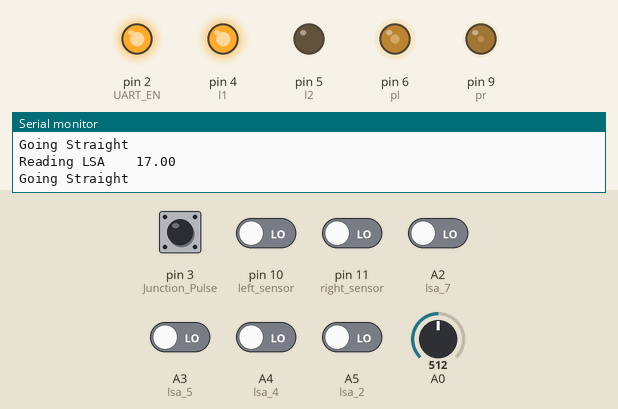
This sketch was run on a simulated Arduino Uno, built with avr-gcc and run on an emulated ATmega328P. Shown: output pins drawn as LEDs (lit = HIGH), the last lines printed to the serial monitor. Inputs (shaded band) come from the test bench; at power-on: A2 (lsa_7), A3 (lsa_5), A4 (lsa_4), A5 (lsa_2), pin 3 (Junction_Pulse), pin 10 (left_sensor), pin 11 (right_sensor) LOW, A0 = 512. Pins used as bus, display or sensor lines are not drawn.

Above: at 1.2 s.
1.3 s: A0 set to 700
At 1.47 s:
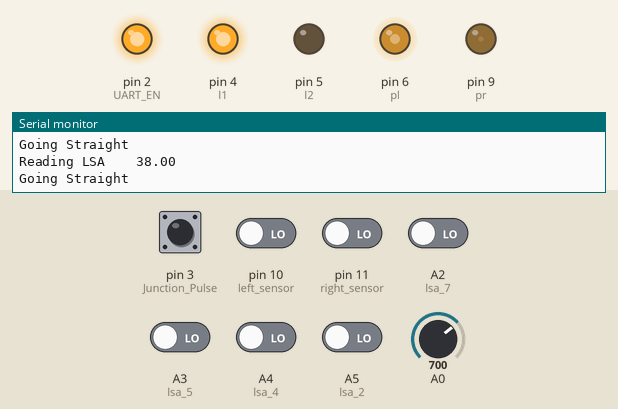
3.5 s: pin 3 (Junction_Pulse) pulled HIGH for 0.15 s
At 3.71 s:
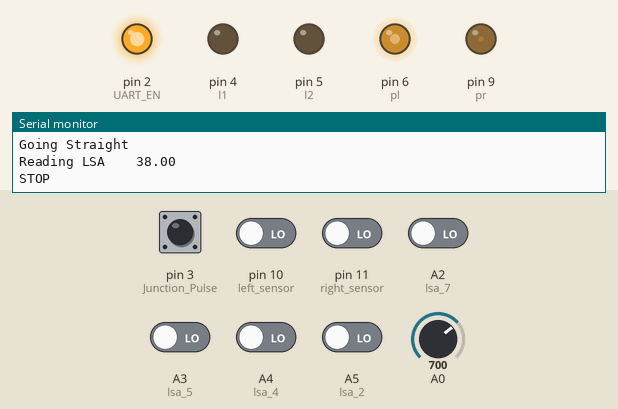
5.4 s: A0 set to 455
6.9 s: A0 set to 426
At 8.0 s:
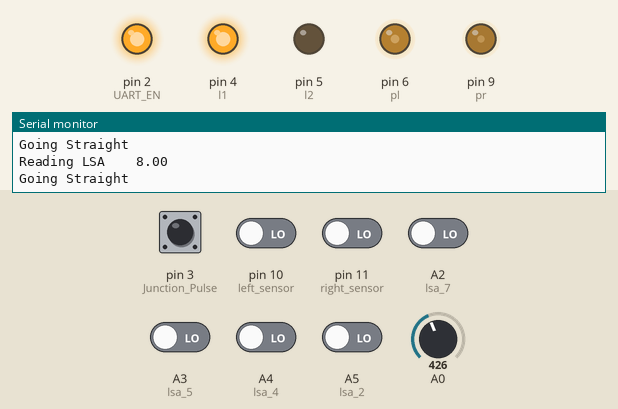
8.4 s: pin 3 (Junction_Pulse) pulled HIGH for 1 s
At 9.3 s:
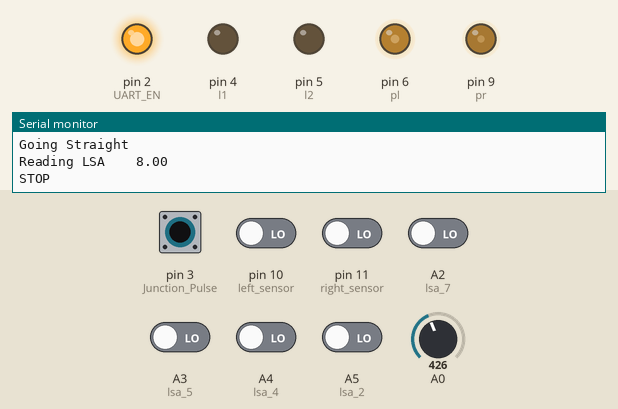
11.0 s: A0 set to 710
At 11.2 s:
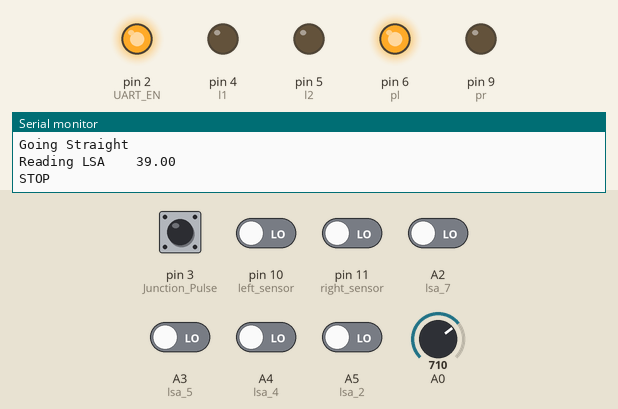
Timing chart, 0 to 13.8 s (numbered marks = the images above; inputs shaded):
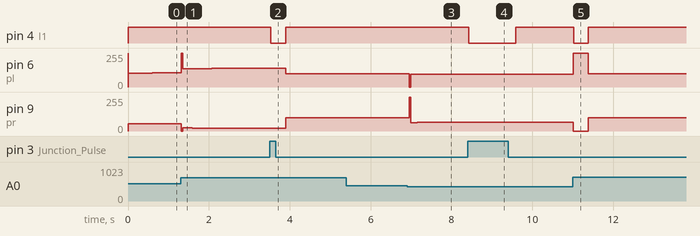

Measured:
- the behaviour switches between 438 and 437 on A0 (found by bisection; images 2 and 3)
- after the input at 1.3 s, pin 6 (pl): 106/255 → 136/255 at once, → 137/255 0.28 s later, → 138/255 0.24 s later, → 139/255 0.24 s later; pin 9 (pr): 53/255 → 23/255 at once, → 22/255 0.28 s later, → 21/255 0.24 s later, → 20/255 0.24 s later
- after the input at 3.5 s, pin 4 (l1): HIGH → LOW at once, → HIGH 0.37 s later; pin 6 (pl): 139/255 → 100/255 after 0.40 s; pin 9 (pr): 20/255 → 100/255 after 0.40 s
- after the input at 6.9 s, pin 6 (pl): 100/255 → 96/255 after 0.06 s, → 95/255 0.19 s later, → 94/255 0.19 s later; pin 9 (pr): 100/255 → 63/255 after 0.06 s, → 64/255 0.19 s later, → 65/255 0.19 s later
- after the input at 8.4 s, pin 4 (l1): HIGH → LOW at once, → HIGH 1.2 s later
- after the input at 11.0 s, pin 4 (l1): HIGH → LOW at once, → HIGH 0.37 s later; pin 6 (pl): 94/255 → 255/255 at once, → 100/255 0.37 s later; pin 9 (pr): 65/255 → 0/255 at once, → 100/255 0.37 s later

The sketch:

meshmerize_2.ino
```cpp
// Shivam Kurzekar
int value = 0;
String binary = "00000000";
const int l1 = 4, l2 = 5, pl = 6, r1 = 8, r2 = 7, pr = 9, Junction_Pulse = 3, UART_EN = 2;
float x, y, error_pwm = 0, error_sum = 0, previous_error = 0;
const int left_sensor = 10, right_sensor = 11, lsa_2 = A5, lsa_4 = A4, lsa_5 = A3, lsa_7 = A2;
int Junction = 0;
float p_error = 0, i_error = 0, d_error = 0, total_error = 0;
float average_pwm = 80, left_pwm = 0, right_pwm = 0, rotational_pwm = 100;
boolean lsv = 0, rsv = 0, lsa_2v = 0, lsa_4v = 0, lsa_5v = 0, lsa_7v = 0;        //left_sensor_value(lsv)

float kp = 1.4;
float ki = 0.008;
float kd = 20;
int i = 0, array_size = 20;
int sum[20];


void setup() {
  // put your setup code here, to run once:
  Serial.begin(9600);
  pinMode(l1, OUTPUT);
  pinMode(l2, OUTPUT);
  pinMode(pl, OUTPUT);
  pinMode(r1, OUTPUT);
  pinMode(r2, OUTPUT);
  pinMode(pr, OUTPUT);
  pinMode(Junction_Pulse, INPUT);
  pinMode(UART_EN, OUTPUT);
  pinMode(left_sensor, INPUT);
  pinMode(right_sensor, INPUT);
  pinMode(lsa_2, INPUT);
  pinMode(lsa_4, INPUT);
  pinMode(lsa_5, INPUT);
  pinMode(lsa_7, INPUT);
  for (int i = 0; i < array_size; i++)
  {
    sum[i] = 0;
  }
  digitalWrite(UART_EN, HIGH);

}

void loop() {
  // put your main code here, to run repeatedly:
  go_straight();

  if (digitalRead(Junction_Pulse) == HIGH || analogRead(A0) > 700)
  {
    Stop();
    delay(50);
    read_sensor_values();
    Junction = detect_Junction();
    if (Junction == 1 || Junction == 3 || Junction == 4)
    {
      Slight_left();
    }

    else if (Junction == 6 || Junction == 5)
    {
      Slight_left();
    }
    else if (analogRead(A0) > 690)
    {
      Sharp_right();
    }
  }
}


void Stop()
{
  Serial.println("STOP");
  digitalWrite(l1, LOW);
  digitalWrite(l2, LOW);
  digitalWrite(r1, LOW);
  digitalWrite(r2, LOW);
  delay(300);
}

int detect_Junction()
{
  Serial.println("identifying Junction");
  int i = 0;
  if (lsa_2v && lsa_4v && lsa_5v && lsa_7v)      //T junction
  {
    i = 1;
  }
  else if (!lsa_2v  && lsa_5v && lsa_7v && !lsv)        // Right
  {
    i = 2;
  }
  else if (lsa_2v && lsa_4v  && !lsa_7v && !rsv)        // Left
  {
    i = 3;
  }
  else if (lsa_2v && lsa_4v  && !lsa_7v && rsv )          // left and 135
  {
    i = 4;
  }
  else if (!lsa_2v  && lsa_5v && lsa_7v && lsv)         //right and 135
  {
    i = 5;
  }
  else if ((lsv && rsv) || ((digitalRead(Junction_Pulse) == HIGH) && (digitalRead(lsa_2) == HIGH || digitalRead(lsa_7) == HIGH))) //Y JUNCTION
  {
    i = 6;
  }
  Serial.println("Junction is :-  ");
  Serial.println(i);
  return i;
}

int Read_LSA()
{
  Serial.print("Reading LSA    ");
  x = 0;
  for (int k = 0; k <= 5; k++)
  {
    x = analogRead(A0) + x;
  }
  x = x / 6;
  y = map(x, 20, 670, 0, 70);
  Serial.println(y - 35);
  return (y - 35);
}
void read_sensor_values()
{
  Serial.println("Reading Sensors");
  lsa_2v = digitalRead(lsa_2);             //LSA
  lsa_4v = digitalRead(lsa_4);
  lsa_5v = digitalRead(lsa_5);
  lsa_7v = digitalRead(lsa_7);
  lsv = digitalRead(left_sensor);          //read IR
  rsv = digitalRead(right_sensor);
}


void go_straight()
{
  Serial.println("Going Straight");
  error_pwm = Read_LSA();
  //Serial.println(error_pwm);
  sum[i] = error_pwm;
  error_sum = 0;
  for (int n = 0; n < array_size; n++)
  {
    error_sum = sum[n] + error_sum;
  }

  p_error = kp * error_pwm;
  i_error = ki * error_sum;
  d_error = kd * (error_pwm - previous_error);
  total_error = p_error + i_error + d_error;
  previous_error = error_pwm;
  left_pwm = (average_pwm + total_error);
  right_pwm = (average_pwm - total_error);
  left_pwm = constrain(left_pwm, 0, 255);
  right_pwm = constrain(right_pwm, 0, 255);
  analogWrite(pl, left_pwm);
  analogWrite(pr, right_pwm);

  digitalWrite(l1, HIGH);
  digitalWrite(l2, LOW);
  digitalWrite(r1, HIGH);
  digitalWrite(r2, LOW);
  i++;
  if (i > array_size)
  {
    i = 0;
  }
}

void Slight_left()
{
  Serial.println("Taking Slight LEFT");
  int x = Read_LSA();
  analogWrite(pl, rotational_pwm);
    analogWrite(pr, rotational_pwm);
    digitalWrite(l1, LOW);
    digitalWrite(l2, LOW);
    digitalWrite(r1, HIGH);
    digitalWrite(r2, LOW);
    delay(500);
  while (1)
  {
    analogWrite(pl, rotational_pwm);
    analogWrite(pr, rotational_pwm);
    digitalWrite(l1, LOW);
    digitalWrite(l2, LOW);
    digitalWrite(r1, HIGH);
    digitalWrite(r2, LOW);
    x = Read_LSA();
    if ((digitalRead(Junction_Pulse) == LOW) && (x > -10) && (x < 25))
    {
      break;
    }
  }
}

void Sharp_right()
{
  Serial.println("Taking Sharp RIGHT");
  analogWrite(pl, rotational_pwm);
  analogWrite(pr, rotational_pwm);
  digitalWrite(l1, HIGH);
  digitalWrite(l2, LOW);
  digitalWrite(r1, LOW);
  digitalWrite(r2, HIGH);
  delay(500);
  int x = Read_LSA();
  while (1)
  {
    analogWrite(pl, rotational_pwm);
    analogWrite(pr, rotational_pwm);
    digitalWrite(l1, HIGH);
    digitalWrite(l2, LOW);
    digitalWrite(r1, LOW);
    digitalWrite(r2, HIGH);
    x = Read_LSA();
    if ((digitalRead(Junction_Pulse) == LOW) && (x > -10) && (x < 10))
    {
      break;
    }
  }
}
```
